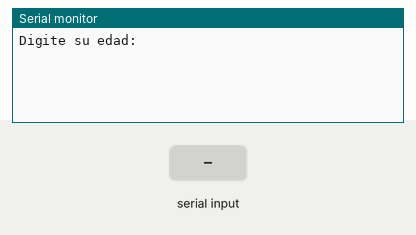
Simulated run of this program. Board: ESP32. Shown: the last lines printed to the serial monitor. The inputs (shaded band) are chosen by the test bench.

Above: at 1.2 s.
1.3 s: "90,45\n" received over Serial
At 1.7 s:
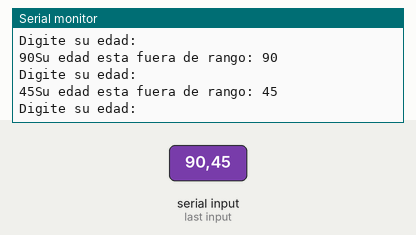
2.8 s: "30,150\n" received over Serial
At 4.5 s:
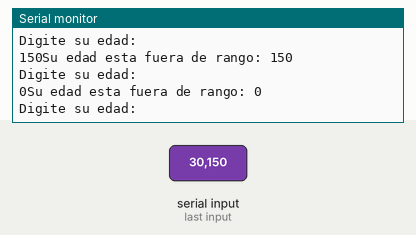
Timing chart, 0 to 6.0 s (numbered marks = the images above; inputs shaded):
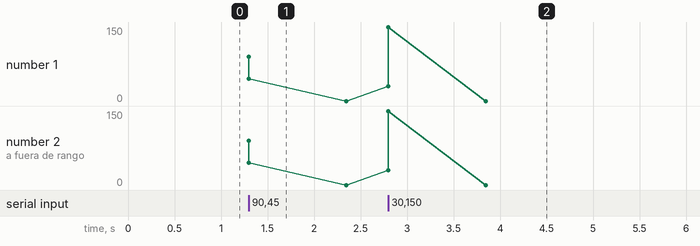

Measured:
- after the input at 1.3 s, the serial monitor: prints a new line at once (image 1)
- after the input at 2.8 s, the serial monitor: prints a new line at once (image 2)

The program:

main.cpp
```cpp
/*7. Escriba un programa que solicite una edad (un entero) e indique en la
salida estándar si la edad introducida está en el rango [18-25].

#include<iostream>

using namespace std;

int main(){
	int edad;

	cout<<"Digite su edad: ";
	cin>>edad;

	if((edad>=18)&&(edad<=25)){
		cout<<"Su edad esta en el rango de [18-25]";
	}
	else{
		cout<<"Su edad esta fuera de rango";
	}


	return 0;
}

*/

#include <Arduino.h>

	int edad;

void setup()
{
  	Serial.begin(9600);
}

void loop()
{

	Serial.println("Digite su edad: "); while(!Serial.available()){} edad = Serial.parseInt();
	Serial.print(String(edad));

	if((edad>=18)&&(edad<=25)){
		Serial.println("Su edad esta en el rango de [18-25]: " + String(edad));
	}
	else{
		Serial.println("Su edad esta fuera de rango: " + String(edad));
	}

}
```
